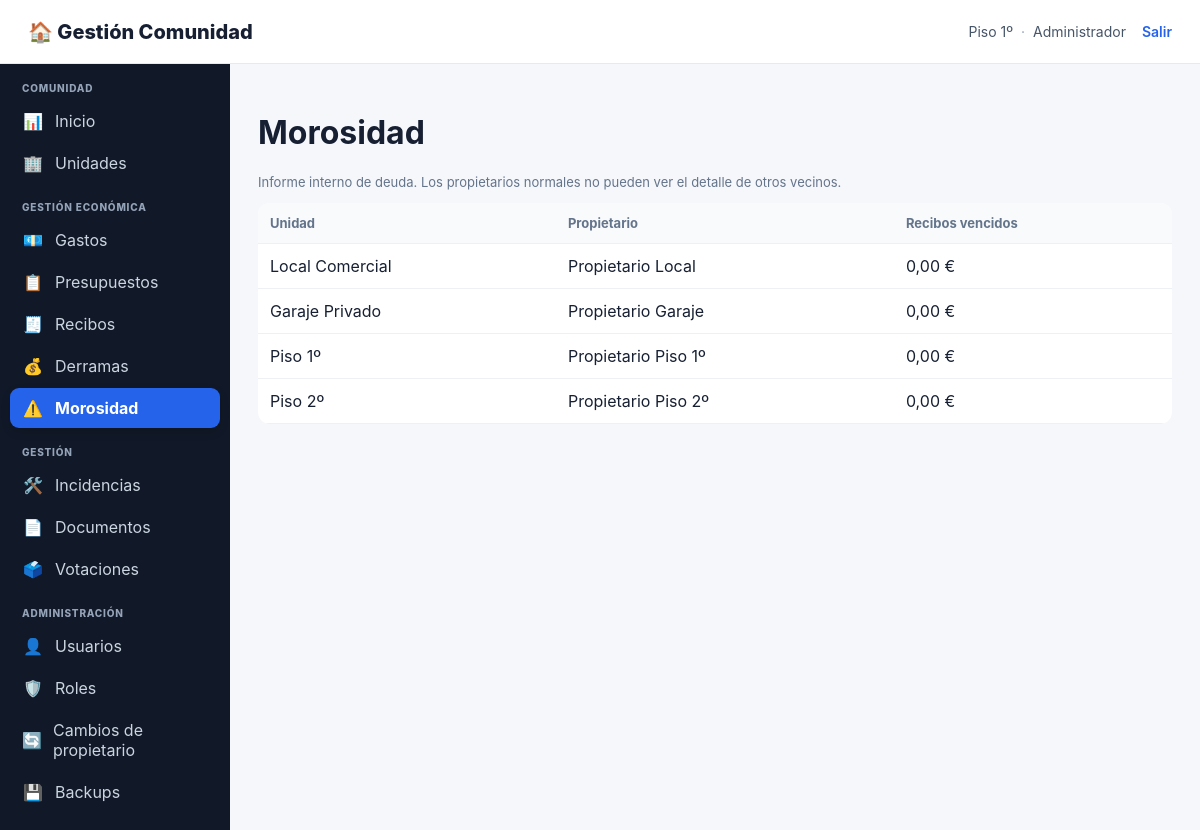
/index.php?page=morosidad (signed in), run on the app's committed database.
### tables this page shows
CREATE TABLE usuarios (
 id INT AUTO_INCREMENT PRIMARY KEY,
 email VARCHAR(190) UNIQUE NOT NULL,
 password_hash VARCHAR(255) NOT NULL,
 unidad_id INT NULL,
 rol VARCHAR(50) NOT NULL DEFAULT 'PROPIETARIO_SIN_ESCALERA',
 rol_id INT NULL,
 activo TINYINT(1) NOT NULL DEFAULT 1,
 created_at TIMESTAMP DEFAULT CURRENT_TIMESTAMP,
 INDEX idx_usuarios_unidad (unidad_id),
 INDEX idx_usuarios_rol_id (rol_id),
 FOREIGN KEY (unidad_id) REFERENCES unidades(id) ON DELETE SET NULL,
 FOREIGN KEY (rol_id) REFERENCES roles(id) ON DELETE SET NULL
);

CREATE TABLE unidades (
 id INT AUTO_INCREMENT PRIMARY KEY,
 nombre VARCHAR(100) NOT NULL,
 propietario VARCHAR(150) NOT NULL,
 email VARCHAR(190),
 telefono VARCHAR(50),
 coef_general DECIMAL(6,3) NOT NULL,
 coef_escalera DECIMAL(6,3) NOT NULL DEFAULT 0,
 tiene_acceso_escalera TINYINT(1) NOT NULL DEFAULT 0,
 m2 DECIMAL(10,2),
 created_at TIMESTAMP DEFAULT CURRENT_TIMESTAMP
);

### app/auth.php (called while the page is built, shortened)
<?php
require_once __DIR__.'/db.php';
function require_login() {
    if (!current_user()) {
        header('Location: index.php?page=login');
        exit;
    }
}
function current_user() {
    global $pdo;
    static $loaded = false;
    static $user = null;
    if ($loaded) return $user;
    $loaded = true;
    $id = (int)($_SESSION['user']['id'] ?? 0);
    try {
        $st=$pdo->prepare("SELECT u.*, un.nombre AS unidad_nombre, un.tiene_acceso_escalera
            FROM usuarios u
            LEFT JOIN unidades un ON un.id=u.unidad_id
            WHERE u.id=? LIMIT 1");
        $st->execute([$id]);
        $row=$st->fetch();
        $rs=$pdo->prepare("SELECT r.id,r.codigo,r.nombre,r.activo
            FROM usuario_roles ur
            JOIN roles r ON r.id=ur.rol_id
            WHERE ur.usuario_id=? AND r.activo=1
            ORDER BY r.sistema DESC,r.nombre");
        $rs->execute([$id]);
        $roles=$rs->fetchAll();
        $row['roles']=$roles;
        $row['role_codes']=array_column($roles,'codigo');
        $row['role_names']=array_column($roles,'nombre');
        $row['rol_nombre']=$roles ? implode(', ',$row['role_names']) : '';
        $row['rol']=$roles ? $row['role_codes'][0] : ($row['rol']??'');
        $user=$row;
        return $user;
    } catch (Throwable $e) {
        $user=$_SESSION['user']??null;
        return $user;
    }
}
function has_role($code) {
    $u=current_user();
    return $u && in_array($code,$u['role_codes']??[],true);
}
function can($permission) {
    $u=current_user();
    $adminRole = has_role('ADMINISTRADOR')
        || (($u['rol'] ?? '') === 'ADMINISTRADOR')
        || ((int)($u['rol_id'] ?? 0) > 0 && has_role_id($u['rol_id'], 'ADMINISTRADOR'));
    if ($adminRole) return true;
    return false;
}
?>

### app/functions.php (called while the page is built, shortened)
<?php
function h($v){ return htmlspecialchars((string)$v, ENT_QUOTES, 'UTF-8'); }

### public/index.php (the view, shortened to what this page needs)
<?php
require_once __DIR__.'/../app/auth.php';
require_once __DIR__.'/../app/functions.php';
$page=$_GET['page']??'dashboard';
    ?><!doctype html><html lang="es"><head><meta charset="utf-8"><title>Acceso</title><link rel="stylesheet" href="style.css"><link rel="icon" type="image/svg+xml" href="favicon.svg"></head><body>
    <?php
require_login();
function layout_start($title){
    $u=current_user();
    $currentPage=$_GET['page']??'dashboard';
    ?><!doctype html><html lang="es"><head><meta charset="utf-8"><meta name="viewport" content="width=device-width,initial-scale=1"><title><?=h($title)?> · Gestión Comunidad</title><link rel="stylesheet" href="style.css"></head><body>
    <header class="top"><div class="brand">🏠 Gestión Comunidad</div><div class="user-info"><span><?=h($u['unidad_nombre']??'')?></span><span class="user-separator">·</span><span><?=h($u['rol_nombre']??role_label($u['rol']))?></span><a class="logout" href="index.php?page=logout">Salir</a></div></header><div class="wrap"><aside class="sidebar">
    <nav class="sidebar-nav">
        <div class="nav-title">Comunidad</div>
        <a class="nav-link<?=($currentPage==='dashboard'?' active':'')?>" href="index.php"><span class="nav-icon">📊</span><span>Inicio</span></a>
        <?php if(can('GESTION_UNIDADES')): ?><a class="nav-link<?=($currentPage==='unidades'?' active':'')?>" href="index.php?page=unidades"><span class="nav-icon">🏢</span><span>Unidades</span></a><?php endif; ?>
        <div class="nav-title">Gestión económica</div>
        <a class="nav-link<?=($currentPage==='gastos'?' active':'')?>" href="index.php?page=gastos"><span class="nav-icon">💶</span><span>Gastos</span></a>
        <a class="nav-link<?=($currentPage==='presupuestos'?' active':'')?>" href="index.php?page=presupuestos"><span class="nav-icon">📋</span><span>Presupuestos</span></a>
        <a class="nav-link<?=($currentPage==='recibos'?' active':'')?>" href="index.php?page=recibos"><span class="nav-icon">🧾</span><span>Recibos</span></a>
        <a class="nav-link<?=($currentPage==='derramas'?' active':'')?>" href="index.php?page=derramas"><span class="nav-icon">💰</span><span>Derramas</span></a>
        <a class="nav-link<?=($currentPage==='morosidad'?' active':'')?>" href="index.php?page=morosidad"><span class="nav-icon">⚠️</span><span>Morosidad</span></a>
        <div class="nav-title">Gestión</div>
        <a class="nav-link<?=($currentPage==='incidencias'?' active':'')?>" href="index.php?page=incidencias"><span class="nav-icon">🛠️</span><span>Incidencias</span></a>
        <a class="nav-link<?=($currentPage==='documentos'?' active':'')?>" href="index.php?page=documentos"><span class="nav-icon">📄</span><span>Documentos</span></a>
        <a class="nav-link<?=($currentPage==='votaciones'?' active':'')?>" href="index.php?page=votaciones"><span class="nav-icon">🗳️</span><span>Votaciones</span></a>
        <?php if(can('GESTION_USUARIOS') || can('GESTION_ROLES') || can('CAMBIO_PROPIETARIO') || can('GESTION_BACKUPS')): ?>
        <div class="nav-title">Administración</div>
        <?php if(can('GESTION_USUARIOS')): ?><a class="nav-link<?=($currentPage==='usuarios'?' active':'')?>" href="index.php?page=usuarios"><span class="nav-icon">👤</span><span>Usuarios</span></a><?php endif; ?>
        <?php if(can('GESTION_ROLES')): ?><a class="nav-link<?=($currentPage==='roles'?' active':'')?>" href="index.php?page=roles"><span class="nav-icon">🛡️</span><span>Roles</span></a><?php endif; ?>
        <?php if(can('CAMBIO_PROPIETARIO')): ?><a class="nav-link<?=($currentPage==='propietarios'?' active':'')?>" href="index.php?page=propietarios"><span class="nav-icon">🔄</span><span>Cambios de propietario</span></a><?php endif; ?>
        <?php if(can('GESTION_BACKUPS')): ?><a class="nav-link<?=($currentPage==='backups'?' active':'')?>" href="index.php?page=backups"><span class="nav-icon">💾</span><span>Backups</span></a><?php endif; ?>
        <?php endif; ?>
    </nav>
    </aside><main class="main"><?php
}
function layout_end(){ ?></main></div></body></html><?php }
layout_start(ucfirst($page));
switch($page){case 'backups':
case 'morosidad':
    echo '<h1>Morosidad</h1><p class="muted">Informe interno de deuda. Los propietarios normales no pueden ver el detalle de otros vecinos.</p>';
    $rows=$pdo->query("SELECT u.id,u.nombre,u.propietario,COALESCE(SUM(CASE WHEN r.estado IN ('VENCIDO') THEN r.total ELSE 0 END),0) deuda FROM unidades u LEFT JOIN recibos r ON r.unidad_id=u.id GROUP BY u.id ORDER BY deuda DESC")->fetchAll();
    echo '<table><tr><th>Unidad</th><th>Propietario</th><th>Recibos vencidos</th></tr>';
    foreach($rows as $x) echo '<tr><td>'.h($x['nombre']).'</td><td>'.h($x['propietario']).'</td><td>'.number_format($x['deuda'],2,',','.').' €</td></tr>';
    echo '</table>';
break;
}
layout_end();

### public/style.css (style rules this page uses)
* { box-sizing:border-box }
body { margin:0;font-family:Inter,Arial,sans-serif;background:#f5f7fb;color:#172033 }
.top { height:64px;background:#fff;border-bottom:1px solid #e5e9f0;display:flex;align-items:center;justify-content:space-between;padding:0 28px }
.brand { font-weight:800;font-size:20px }
.wrap { display:flex;min-height:calc(100vh - 64px) }
aside { width:230px;background:#111827;color:#cbd5e1;padding:20px 12px }
aside a { display:block;padding:10px 13px;border-radius:8px;color:#cbd5e1;text-decoration:none;margin:3px 0 }
.main { flex:1;padding:28px;max-width:1500px }
.muted { color:#64748b;font-size:13px }
table { width:100%;border-collapse:collapse;background:#fff;border-radius:12px;overflow:hidden }
th,td { padding:12px;border-bottom:1px solid #edf0f4;text-align:left }
th { font-size:13px;color:#64748b;background:#f8fafc }
.nav-title { font-size:11px;text-transform:uppercase;color:#64748b;margin:20px 12px 5px }
.sidebar { padding:18px 10px;background:#111827 }
.sidebar-nav { position:sticky;top:12px }
.nav-title { font-size:10px;letter-spacing:.08em;font-weight:800;text-transform:uppercase;color:#94a3b8;margin:18px 12px 7px }
.nav-title:first-child { margin-top:0 }
.nav-link { display:flex;align-items:center;gap:11px;padding:10px 12px;border-radius:9px;color:#cbd5e1;text-decoration:none;margin:2px 0;transition:background .15s,color .15s,transform .15s }
.nav-link.active { background:#2563eb;color:#fff;font-weight:700;box-shadow:0 4px 10px #00000020 }
.nav-icon { width:22px;text-align:center;font-size:16px;line-height:1 }
.user-info { display:flex;align-items:center;gap:8px;color:#475569;font-size:14px }
.user-separator { color:#94a3b8 }
.logout { color:#2563eb;text-decoration:none;font-weight:600;margin-left:8px }

### data on the page
usuarios: unidad.nombre "Piso 1º"
unidades: nombre "Local Comercial", propietario "Propietario Local", deuda "0,00"
unidades: nombre "Garaje Privado", propietario "Propietario Garaje", deuda "0,00"
unidades: nombre "Piso 1º", propietario "Propietario Piso 1º", deuda "0,00"
unidades: nombre "Piso 2º", propietario "Propietario Piso 2º", deuda "0,00"

### other printed values
$u['rol_nombre'] "Administrador"
